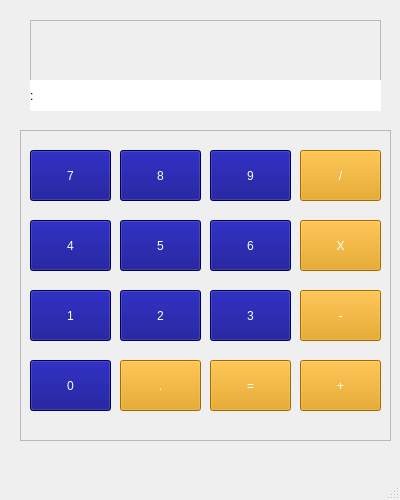
<?xml version="1.0" encoding="UTF-8"?>
<ui version="4.0">
 <class>mainWindow</class>
 <widget class="QMainWindow" name="mainWindow">
  <property name="geometry">
   <rect>
    <x>0</x>
    <y>0</y>
    <width>400</width>
    <height>500</height>
   </rect>
  </property>
  <property name="minimumSize">
   <size>
    <width>400</width>
    <height>500</height>
   </size>
  </property>
  <property name="maximumSize">
   <size>
    <width>400</width>
    <height>500</height>
   </size>
  </property>
  <property name="windowTitle">
   <string>MainWindow</string>
  </property>
  <widget class="QWidget" name="centralwidget">
   <widget class="QTextBrowser" name="textBrowser">
    <property name="enabled">
     <bool>false</bool>
    </property>
    <property name="geometry">
     <rect>
      <x>30</x>
      <y>20</y>
      <width>351</width>
      <height>91</height>
     </rect>
    </property>
   </widget>
   <widget class="QTextBrowser" name="textBrowser_2">
    <property name="enabled">
     <bool>false</bool>
    </property>
    <property name="geometry">
     <rect>
      <x>20</x>
      <y>130</y>
      <width>371</width>
      <height>311</height>
     </rect>
    </property>
   </widget>
   <widget class="QPushButton" name="pushButton">
    <property name="geometry">
     <rect>
      <x>30</x>
      <y>150</y>
      <width>81</width>
      <height>51</height>
     </rect>
    </property>
    <property name="cursor">
     <cursorShape>PointingHandCursor</cursorShape>
    </property>
    <property name="styleSheet">
     <string notr="true">color:white;
background-color: rgb(0, 0, 132);</string>
    </property>
    <property name="text">
     <string>7</string>
    </property>
   </widget>
   <widget class="QPushButton" name="pushButton_2">
    <property name="geometry">
     <rect>
      <x>120</x>
      <y>150</y>
      <width>81</width>
      <height>51</height>
     </rect>
    </property>
    <property name="cursor">
     <cursorShape>PointingHandCursor</cursorShape>
    </property>
    <property name="styleSheet">
     <string notr="true">color:white;
background-color: rgb(0, 0, 132);</string>
    </property>
    <property name="text">
     <string>8</string>
    </property>
   </widget>
   <widget class="QPushButton" name="pushButton_3">
    <property name="geometry">
     <rect>
      <x>210</x>
      <y>150</y>
      <width>81</width>
      <height>51</height>
     </rect>
    </property>
    <property name="cursor">
     <cursorShape>PointingHandCursor</cursorShape>
    </property>
    <property name="styleSheet">
     <string notr="true">color:white;
background-color: rgb(0, 0, 132);</string>
    </property>
    <property name="text">
     <string>9</string>
    </property>
   </widget>
   <widget class="QPushButton" name="pushButton_4">
    <property name="geometry">
     <rect>
      <x>300</x>
      <y>150</y>
      <width>81</width>
      <height>51</height>
     </rect>
    </property>
    <property name="cursor">
     <cursorShape>PointingHandCursor</cursorShape>
    </property>
    <property name="styleSheet">
     <string notr="true">color: white;
background-color:#e19600;</string>
    </property>
    <property name="text">
     <string>/</string>
    </property>
   </widget>
   <widget class="QPushButton" name="pushButton_5">
    <property name="geometry">
     <rect>
      <x>120</x>
      <y>220</y>
      <width>81</width>
      <height>51</height>
     </rect>
    </property>
    <property name="cursor">
     <cursorShape>PointingHandCursor</cursorShape>
    </property>
    <property name="styleSheet">
     <string notr="true">color:white;
background-color: rgb(0, 0, 132);</string>
    </property>
    <property name="text">
     <string>5</string>
    </property>
   </widget>
   <widget class="QPushButton" name="pushButton_6">
    <property name="geometry">
     <rect>
      <x>300</x>
      <y>220</y>
      <width>81</width>
      <height>51</height>
     </rect>
    </property>
    <property name="cursor">
     <cursorShape>PointingHandCursor</cursorShape>
    </property>
    <property name="styleSheet">
     <string notr="true">color: white;
background-color:#e19600;</string>
    </property>
    <property name="text">
     <string>X</string>
    </property>
   </widget>
   <widget class="QPushButton" name="pushButton_7">
    <property name="geometry">
     <rect>
      <x>210</x>
      <y>220</y>
      <width>81</width>
      <height>51</height>
     </rect>
    </property>
    <property name="cursor">
     <cursorShape>PointingHandCursor</cursorShape>
    </property>
    <property name="styleSheet">
     <string notr="true">color:white;
background-color: rgb(0, 0, 132);</string>
    </property>
    <property name="text">
     <string>6</string>
    </property>
   </widget>
   <widget class="QPushButton" name="pushButton_8">
    <property name="geometry">
     <rect>
      <x>30</x>
      <y>220</y>
      <width>81</width>
      <height>51</height>
     </rect>
    </property>
    <property name="cursor">
     <cursorShape>PointingHandCursor</cursorShape>
    </property>
    <property name="styleSheet">
     <string notr="true">color:white;
background-color: rgb(0, 0, 132);</string>
    </property>
    <property name="text">
     <string>4</string>
    </property>
   </widget>
   <widget class="QPushButton" name="pushButton_9">
    <property name="geometry">
     <rect>
      <x>120</x>
      <y>290</y>
      <width>81</width>
      <height>51</height>
     </rect>
    </property>
    <property name="cursor">
     <cursorShape>PointingHandCursor</cursorShape>
    </property>
    <property name="styleSheet">
     <string notr="true">color:white;
background-color: rgb(0, 0, 132);</string>
    </property>
    <property name="text">
     <string>2</string>
    </property>
   </widget>
   <widget class="QPushButton" name="pushButton_10">
    <property name="geometry">
     <rect>
      <x>300</x>
      <y>290</y>
      <width>81</width>
      <height>51</height>
     </rect>
    </property>
    <property name="cursor">
     <cursorShape>PointingHandCursor</cursorShape>
    </property>
    <property name="styleSheet">
     <string notr="true">color: white;
background-color:#e19600;</string>
    </property>
    <property name="text">
     <string>-</string>
    </property>
   </widget>
   <widget class="QPushButton" name="pushButton_11">
    <property name="geometry">
     <rect>
      <x>210</x>
      <y>290</y>
      <width>81</width>
      <height>51</height>
     </rect>
    </property>
    <property name="cursor">
     <cursorShape>PointingHandCursor</cursorShape>
    </property>
    <property name="styleSheet">
     <string notr="true">color:white;
background-color: rgb(0, 0, 132);</string>
    </property>
    <property name="text">
     <string>3</string>
    </property>
   </widget>
   <widget class="QPushButton" name="pushButton_12">
    <property name="geometry">
     <rect>
      <x>30</x>
      <y>290</y>
      <width>81</width>
      <height>51</height>
     </rect>
    </property>
    <property name="cursor">
     <cursorShape>PointingHandCursor</cursorShape>
    </property>
    <property name="styleSheet">
     <string notr="true">color:white;
background-color: rgb(0, 0, 132);</string>
    </property>
    <property name="text">
     <string>1</string>
    </property>
   </widget>
   <widget class="QPushButton" name="pushButton_13">
    <property name="geometry">
     <rect>
      <x>120</x>
      <y>360</y>
      <width>81</width>
      <height>51</height>
     </rect>
    </property>
    <property name="cursor">
     <cursorShape>PointingHandCursor</cursorShape>
    </property>
    <property name="styleSheet">
     <string notr="true">color: white;
background-color:#e19600;</string>
    </property>
    <property name="text">
     <string>.</string>
    </property>
   </widget>
   <widget class="QPushButton" name="pushButton_14">
    <property name="geometry">
     <rect>
      <x>300</x>
      <y>360</y>
      <width>81</width>
      <height>51</height>
     </rect>
    </property>
    <property name="cursor">
     <cursorShape>PointingHandCursor</cursorShape>
    </property>
    <property name="styleSheet">
     <string notr="true">color: white;
background-color:#e19600;</string>
    </property>
    <property name="text">
     <string>+</string>
    </property>
   </widget>
   <widget class="QPushButton" name="pushButton_15">
    <property name="geometry">
     <rect>
      <x>210</x>
      <y>360</y>
      <width>81</width>
      <height>51</height>
     </rect>
    </property>
    <property name="cursor">
     <cursorShape>PointingHandCursor</cursorShape>
    </property>
    <property name="styleSheet">
     <string notr="true">color: white;
background-color:#e19600;</string>
    </property>
    <property name="text">
     <string>=</string>
    </property>
   </widget>
   <widget class="QPushButton" name="pushButton_16">
    <property name="geometry">
     <rect>
      <x>30</x>
      <y>360</y>
      <width>81</width>
      <height>51</height>
     </rect>
    </property>
    <property name="cursor">
     <cursorShape>PointingHandCursor</cursorShape>
    </property>
    <property name="styleSheet">
     <string notr="true">color:white;
background-color: rgb(0, 0, 132);</string>
    </property>
    <property name="text">
     <string>0</string>
    </property>
   </widget>
   <widget class="QLabel" name="label">
    <property name="geometry">
     <rect>
      <x>30</x>
      <y>80</y>
      <width>351</width>
      <height>31</height>
     </rect>
    </property>
    <property name="styleSheet">
     <string notr="true">background-color:white;
color:black;</string>
    </property>
    <property name="text">
     <string>:</string>
    </property>
   </widget>
  </widget>
  <widget class="QMenuBar" name="menubar">
   <property name="geometry">
    <rect>
     <x>0</x>
     <y>0</y>
     <width>400</width>
     <height>20</height>
    </rect>
   </property>
  </widget>
  <widget class="QStatusBar" name="statusbar"/>
 </widget>
 <resources/>
 <connections/>
</ui>
